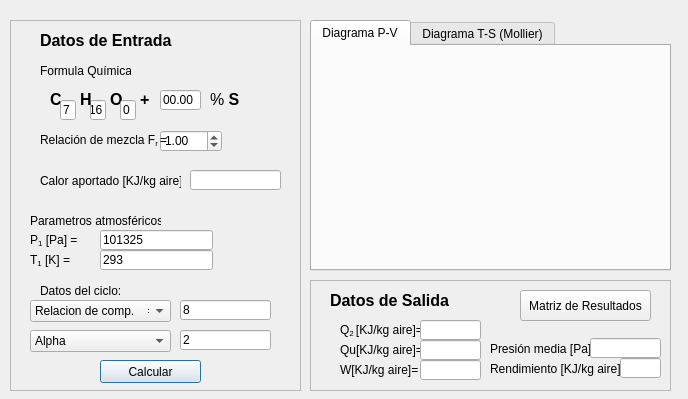
<?xml version="1.0" encoding="UTF-8"?>
<ui version="4.0">
 <class>Dialog</class>
 <widget class="QDialog" name="Dialog">
  <property name="geometry">
   <rect>
    <x>0</x>
    <y>0</y>
    <width>688</width>
    <height>399</height>
   </rect>
  </property>
  <property name="windowTitle">
   <string>Dialog</string>
  </property>
  <widget class="QFrame" name="DatosEntrada">
   <property name="geometry">
    <rect>
     <x>10</x>
     <y>20</y>
     <width>291</width>
     <height>371</height>
    </rect>
   </property>
   <property name="frameShape">
    <enum>QFrame::StyledPanel</enum>
   </property>
   <property name="frameShadow">
    <enum>QFrame::Raised</enum>
   </property>
   <widget class="QLabel" name="label_8">
    <property name="geometry">
     <rect>
      <x>20</x>
      <y>190</y>
      <width>131</width>
      <height>21</height>
     </rect>
    </property>
    <property name="text">
     <string>Parametros atmosféricos:</string>
    </property>
   </widget>
   <widget class="QLabel" name="label_2">
    <property name="geometry">
     <rect>
      <x>30</x>
      <y>40</y>
      <width>91</width>
      <height>21</height>
     </rect>
    </property>
    <property name="text">
     <string>Formula Química:</string>
    </property>
   </widget>
   <widget class="QLabel" name="label">
    <property name="geometry">
     <rect>
      <x>30</x>
      <y>10</y>
      <width>151</width>
      <height>21</height>
     </rect>
    </property>
    <property name="text">
     <string>&lt;html&gt;&lt;head/&gt;&lt;body&gt;&lt;p&gt;&lt;span style=&quot; font-size:12pt; font-weight:600;&quot;&gt;Datos de Entrada&lt;/span&gt;&lt;/p&gt;&lt;/body&gt;&lt;/html&gt;</string>
    </property>
    <property name="textFormat">
     <enum>Qt::RichText</enum>
    </property>
   </widget>
   <widget class="QLabel" name="label_6">
    <property name="geometry">
     <rect>
      <x>200</x>
      <y>70</y>
      <width>51</width>
      <height>16</height>
     </rect>
    </property>
    <property name="text">
     <string>&lt;html&gt;&lt;head/&gt;&lt;body&gt;&lt;p&gt;&lt;span style=&quot; font-size:12pt;&quot;&gt;% &lt;/span&gt;&lt;span style=&quot; font-size:12pt; font-weight:600;&quot;&gt;S&lt;/span&gt;&lt;/p&gt;&lt;/body&gt;&lt;/html&gt;</string>
    </property>
   </widget>
   <widget class="QLabel" name="label_3">
    <property name="geometry">
     <rect>
      <x>40</x>
      <y>70</y>
      <width>16</width>
      <height>16</height>
     </rect>
    </property>
    <property name="text">
     <string>&lt;html&gt;&lt;head/&gt;&lt;body&gt;&lt;p&gt;&lt;span style=&quot; font-size:12pt; font-weight:600;&quot;&gt;C&lt;/span&gt;&lt;/p&gt;&lt;/body&gt;&lt;/html&gt;</string>
    </property>
   </widget>
   <widget class="QLabel" name="label_5">
    <property name="geometry">
     <rect>
      <x>100</x>
      <y>70</y>
      <width>16</width>
      <height>16</height>
     </rect>
    </property>
    <property name="text">
     <string>&lt;html&gt;&lt;head/&gt;&lt;body&gt;&lt;p&gt;&lt;span style=&quot; font-size:12pt; font-weight:600;&quot;&gt;O&lt;/span&gt;&lt;/p&gt;&lt;/body&gt;&lt;/html&gt;</string>
    </property>
   </widget>
   <widget class="QLabel" name="label_7">
    <property name="geometry">
     <rect>
      <x>130</x>
      <y>70</y>
      <width>16</width>
      <height>16</height>
     </rect>
    </property>
    <property name="text">
     <string>&lt;html&gt;&lt;head/&gt;&lt;body&gt;&lt;p&gt;&lt;span style=&quot; font-size:12pt; font-weight:600;&quot;&gt;+&lt;/span&gt;&lt;/p&gt;&lt;/body&gt;&lt;/html&gt;</string>
    </property>
   </widget>
   <widget class="QLineEdit" name="formulaC">
    <property name="geometry">
     <rect>
      <x>50</x>
      <y>80</y>
      <width>16</width>
      <height>20</height>
     </rect>
    </property>
    <property name="text">
     <string>7</string>
    </property>
   </widget>
   <widget class="QLineEdit" name="formulaS">
    <property name="geometry">
     <rect>
      <x>150</x>
      <y>70</y>
      <width>41</width>
      <height>20</height>
     </rect>
    </property>
    <property name="text">
     <string>00.00</string>
    </property>
   </widget>
   <widget class="QLineEdit" name="formulaH">
    <property name="geometry">
     <rect>
      <x>80</x>
      <y>80</y>
      <width>16</width>
      <height>20</height>
     </rect>
    </property>
    <property name="text">
     <string>16</string>
    </property>
   </widget>
   <widget class="QLabel" name="label_4">
    <property name="geometry">
     <rect>
      <x>70</x>
      <y>70</y>
      <width>16</width>
      <height>16</height>
     </rect>
    </property>
    <property name="text">
     <string>&lt;html&gt;&lt;head/&gt;&lt;body&gt;&lt;p&gt;&lt;span style=&quot; font-size:12pt; font-weight:600;&quot;&gt;H&lt;/span&gt;&lt;/p&gt;&lt;/body&gt;&lt;/html&gt;</string>
    </property>
   </widget>
   <widget class="QLineEdit" name="formulaO">
    <property name="geometry">
     <rect>
      <x>110</x>
      <y>80</y>
      <width>16</width>
      <height>20</height>
     </rect>
    </property>
    <property name="text">
     <string>0</string>
    </property>
   </widget>
   <widget class="QLabel" name="label_16">
    <property name="geometry">
     <rect>
      <x>30</x>
      <y>150</y>
      <width>141</width>
      <height>21</height>
     </rect>
    </property>
    <property name="text">
     <string>Calor aportado [KJ/kg aire]=</string>
    </property>
   </widget>
   <widget class="QLabel" name="label_10">
    <property name="geometry">
     <rect>
      <x>20</x>
      <y>230</y>
      <width>131</width>
      <height>21</height>
     </rect>
    </property>
    <property name="text">
     <string>&lt;html&gt;&lt;head/&gt;&lt;body&gt;&lt;p&gt;T&lt;span style=&quot; vertical-align:sub;&quot;&gt;1&lt;/span&gt;  [K] =&lt;/p&gt;&lt;/body&gt;&lt;/html&gt;</string>
    </property>
   </widget>
   <widget class="QLineEdit" name="presion1">
    <property name="geometry">
     <rect>
      <x>90</x>
      <y>210</y>
      <width>113</width>
      <height>20</height>
     </rect>
    </property>
    <property name="text">
     <string>101325</string>
    </property>
   </widget>
   <widget class="QComboBox" name="selecDatoExtra2">
    <property name="geometry">
     <rect>
      <x>20</x>
      <y>310</y>
      <width>141</width>
      <height>22</height>
     </rect>
    </property>
    <item>
     <property name="text">
      <string>Alpha                            =</string>
     </property>
    </item>
    <item>
     <property name="text">
      <string>Beta                              =</string>
     </property>
    </item>
    <item>
     <property name="text">
      <string>Presion max                =</string>
     </property>
    </item>
    <item>
     <property name="text">
      <string>Temp. max                  =</string>
     </property>
    </item>
   </widget>
   <widget class="QLabel" name="label_11">
    <property name="geometry">
     <rect>
      <x>30</x>
      <y>260</y>
      <width>131</width>
      <height>21</height>
     </rect>
    </property>
    <property name="text">
     <string>Datos del ciclo:</string>
    </property>
   </widget>
   <widget class="QLineEdit" name="datoExtra2">
    <property name="geometry">
     <rect>
      <x>170</x>
      <y>310</y>
      <width>91</width>
      <height>20</height>
     </rect>
    </property>
    <property name="text">
     <string>2</string>
    </property>
   </widget>
   <widget class="QLineEdit" name="temperatura1">
    <property name="geometry">
     <rect>
      <x>90</x>
      <y>230</y>
      <width>113</width>
      <height>20</height>
     </rect>
    </property>
    <property name="text">
     <string>293</string>
    </property>
   </widget>
   <widget class="QLabel" name="label_9">
    <property name="geometry">
     <rect>
      <x>20</x>
      <y>210</y>
      <width>131</width>
      <height>21</height>
     </rect>
    </property>
    <property name="text">
     <string>&lt;html&gt;&lt;head/&gt;&lt;body&gt;&lt;p&gt;P&lt;span style=&quot; vertical-align:sub;&quot;&gt;1&lt;/span&gt;  [Pa] =&lt;/p&gt;&lt;/body&gt;&lt;/html&gt;</string>
    </property>
   </widget>
   <widget class="QDoubleSpinBox" name="relacionMezcla">
    <property name="geometry">
     <rect>
      <x>150</x>
      <y>110</y>
      <width>62</width>
      <height>22</height>
     </rect>
    </property>
    <property name="maximum">
     <double>2.000000000000000</double>
    </property>
    <property name="singleStep">
     <double>0.010000000000000</double>
    </property>
    <property name="value">
     <double>1.000000000000000</double>
    </property>
   </widget>
   <widget class="QLabel" name="label_12">
    <property name="geometry">
     <rect>
      <x>30</x>
      <y>110</y>
      <width>131</width>
      <height>21</height>
     </rect>
    </property>
    <property name="text">
     <string>&lt;html&gt;&lt;head/&gt;&lt;body&gt;&lt;p&gt;Relación de mezcla F&lt;span style=&quot; vertical-align:sub;&quot;&gt;r &lt;/span&gt;=&lt;/p&gt;&lt;/body&gt;&lt;/html&gt;</string>
    </property>
   </widget>
   <widget class="QLineEdit" name="calorQ">
    <property name="geometry">
     <rect>
      <x>180</x>
      <y>150</y>
      <width>91</width>
      <height>20</height>
     </rect>
    </property>
   </widget>
   <widget class="QPushButton" name="calcular">
    <property name="geometry">
     <rect>
      <x>90</x>
      <y>340</y>
      <width>101</width>
      <height>23</height>
     </rect>
    </property>
    <property name="text">
     <string>Calcular</string>
    </property>
   </widget>
   <widget class="QLineEdit" name="datoExtra1">
    <property name="geometry">
     <rect>
      <x>170</x>
      <y>280</y>
      <width>91</width>
      <height>20</height>
     </rect>
    </property>
    <property name="text">
     <string>8</string>
    </property>
   </widget>
   <widget class="QComboBox" name="selecDatoExtra1">
    <property name="geometry">
     <rect>
      <x>20</x>
      <y>280</y>
      <width>141</width>
      <height>22</height>
     </rect>
    </property>
    <item>
     <property name="text">
      <string>Relacion de comp.    =</string>
     </property>
    </item>
    <item>
     <property name="text">
      <string>T2                                =</string>
     </property>
    </item>
   </widget>
  </widget>
  <widget class="QFrame" name="DatosSalida">
   <property name="geometry">
    <rect>
     <x>310</x>
     <y>280</y>
     <width>361</width>
     <height>111</height>
    </rect>
   </property>
   <property name="frameShape">
    <enum>QFrame::StyledPanel</enum>
   </property>
   <property name="frameShadow">
    <enum>QFrame::Raised</enum>
   </property>
   <widget class="QLabel" name="label_17">
    <property name="geometry">
     <rect>
      <x>30</x>
      <y>40</y>
      <width>141</width>
      <height>21</height>
     </rect>
    </property>
    <property name="text">
     <string>&lt;html&gt;&lt;head/&gt;&lt;body&gt;&lt;p&gt;Q&lt;span style=&quot; vertical-align:sub;&quot;&gt;2 &lt;/span&gt;[KJ/kg aire]=&lt;/p&gt;&lt;/body&gt;&lt;/html&gt;</string>
    </property>
   </widget>
   <widget class="QLabel" name="label_18">
    <property name="geometry">
     <rect>
      <x>180</x>
      <y>78</y>
      <width>141</width>
      <height>21</height>
     </rect>
    </property>
    <property name="text">
     <string>Rendimiento [KJ/kg aire]=</string>
    </property>
   </widget>
   <widget class="QLabel" name="label_19">
    <property name="geometry">
     <rect>
      <x>30</x>
      <y>60</y>
      <width>141</width>
      <height>21</height>
     </rect>
    </property>
    <property name="text">
     <string>&lt;html&gt;&lt;head/&gt;&lt;body&gt;&lt;p&gt;Qu&lt;span style=&quot; vertical-align:sub;&quot;/&gt;[KJ/kg aire]=&lt;/p&gt;&lt;/body&gt;&lt;/html&gt;</string>
    </property>
   </widget>
   <widget class="QLabel" name="label_20">
    <property name="geometry">
     <rect>
      <x>30</x>
      <y>80</y>
      <width>141</width>
      <height>21</height>
     </rect>
    </property>
    <property name="text">
     <string>&lt;html&gt;&lt;head/&gt;&lt;body&gt;&lt;p&gt;W[KJ/kg aire]=&lt;/p&gt;&lt;/body&gt;&lt;/html&gt;</string>
    </property>
   </widget>
   <widget class="QLabel" name="label_21">
    <property name="geometry">
     <rect>
      <x>180</x>
      <y>58</y>
      <width>141</width>
      <height>21</height>
     </rect>
    </property>
    <property name="text">
     <string>Presión media [Pa]=</string>
    </property>
   </widget>
   <widget class="QLineEdit" name="calor2">
    <property name="geometry">
     <rect>
      <x>110</x>
      <y>40</y>
      <width>61</width>
      <height>20</height>
     </rect>
    </property>
   </widget>
   <widget class="QLabel" name="label_14">
    <property name="geometry">
     <rect>
      <x>20</x>
      <y>10</y>
      <width>151</width>
      <height>21</height>
     </rect>
    </property>
    <property name="text">
     <string>&lt;html&gt;&lt;head/&gt;&lt;body&gt;&lt;p&gt;&lt;span style=&quot; font-size:12pt; font-weight:600;&quot;&gt;Datos de Salida&lt;/span&gt;&lt;/p&gt;&lt;/body&gt;&lt;/html&gt;</string>
    </property>
    <property name="textFormat">
     <enum>Qt::RichText</enum>
    </property>
   </widget>
   <widget class="QLineEdit" name="calorU">
    <property name="geometry">
     <rect>
      <x>110</x>
      <y>60</y>
      <width>61</width>
      <height>20</height>
     </rect>
    </property>
   </widget>
   <widget class="QLineEdit" name="trabajoW">
    <property name="geometry">
     <rect>
      <x>110</x>
      <y>80</y>
      <width>61</width>
      <height>20</height>
     </rect>
    </property>
   </widget>
   <widget class="QLineEdit" name="presionMedia">
    <property name="geometry">
     <rect>
      <x>280</x>
      <y>58</y>
      <width>71</width>
      <height>20</height>
     </rect>
    </property>
   </widget>
   <widget class="QLineEdit" name="rendimiento">
    <property name="geometry">
     <rect>
      <x>310</x>
      <y>78</y>
      <width>41</width>
      <height>20</height>
     </rect>
    </property>
   </widget>
   <widget class="QPushButton" name="matrixButton">
    <property name="geometry">
     <rect>
      <x>210</x>
      <y>10</y>
      <width>131</width>
      <height>31</height>
     </rect>
    </property>
    <property name="text">
     <string>Matriz de Resultados</string>
    </property>
   </widget>
  </widget>
  <widget class="QTabWidget" name="PlotArea">
   <property name="geometry">
    <rect>
     <x>310</x>
     <y>20</y>
     <width>361</width>
     <height>251</height>
    </rect>
   </property>
   <property name="currentIndex">
    <number>0</number>
   </property>
   <property name="movable">
    <bool>false</bool>
   </property>
   <widget class="QWidget" name="tab">
    <attribute name="title">
     <string>Diagrama P-V</string>
    </attribute>
   </widget>
   <widget class="QWidget" name="tab_2">
    <attribute name="title">
     <string>Diagrama T-S (Mollier)</string>
    </attribute>
   </widget>
  </widget>
  <zorder>DatosSalida</zorder>
  <zorder>DatosEntrada</zorder>
  <zorder>PlotArea</zorder>
 </widget>
 <tabstops>
  <tabstop>formulaC</tabstop>
  <tabstop>formulaH</tabstop>
  <tabstop>formulaO</tabstop>
  <tabstop>formulaS</tabstop>
  <tabstop>relacionMezcla</tabstop>
  <tabstop>calorQ</tabstop>
  <tabstop>presion1</tabstop>
  <tabstop>temperatura1</tabstop>
  <tabstop>selecDatoExtra2</tabstop>
  <tabstop>datoExtra2</tabstop>
  <tabstop>calor2</tabstop>
  <tabstop>calorU</tabstop>
  <tabstop>trabajoW</tabstop>
  <tabstop>presionMedia</tabstop>
  <tabstop>rendimiento</tabstop>
 </tabstops>
 <resources/>
 <connections/>
</ui>
